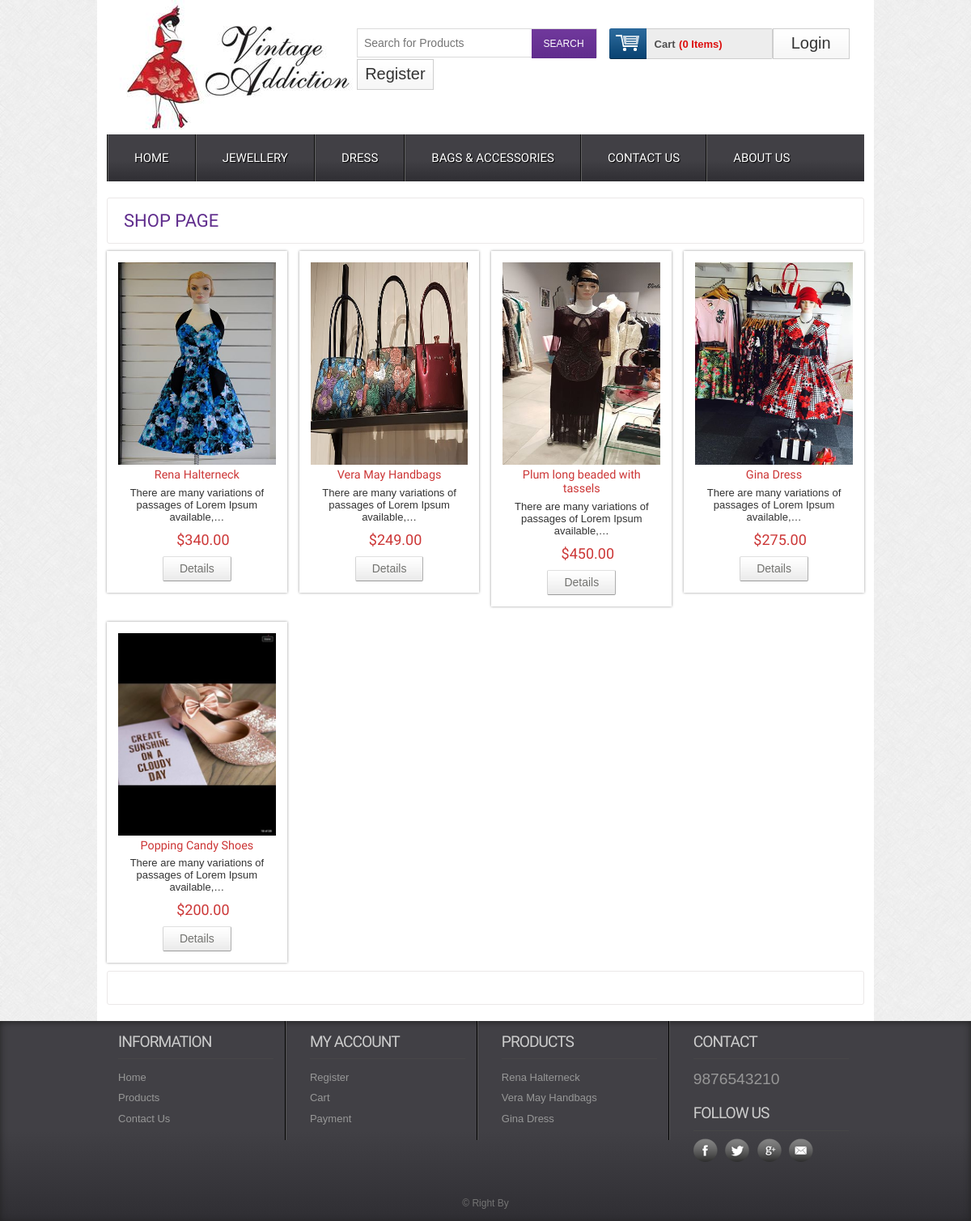
/index.php/web/product, run on the app's committed database.
### tables this page shows
CREATE TABLE IF NOT EXISTS `tbl_product` (
`product_id` int(11) NOT NULL,
  `product_title` varchar(255) NOT NULL,
  `product_short_description` text NOT NULL,
  `product_long_description` text NOT NULL,
  `product_image` varchar(255) NOT NULL,
  `product_price` int(11) NOT NULL,
  `product_quantity` int(11) NOT NULL,
  `product_feature` tinyint(4) NOT NULL,
  `product_category` int(11) NOT NULL,
  `product_brand` int(11) NOT NULL,
  `product_author` int(11) NOT NULL,
  `product_view` int(11) NOT NULL DEFAULT '0',
  `published_date` timestamp NOT NULL DEFAULT CURRENT_TIMESTAMP,
  `publication_status` tinyint(4) NOT NULL
);

### application/controllers/Web.php (called while the page is built, shortened)
<?php
class Web extends CI_Controller {
    public function product() {
        $data = array();
        $data['get_all_product'] = $this->web_model->get_all_product();
        $this->load->view('web/inc/header');
        $this->load->view('web/pages/product', $data);
        $this->load->view('web/inc/footer');
    }
}

### index.php (called while the page is built, shortened)
<?php
require_once BASEPATH.'core/CodeIgniter.php';

### application/models/Web_Model.php (called while the page is built, shortened)
<?php
class Web_Model extends CI_Model {
    public function get_all_product() {
        $this->db->select('*');
        $this->db->from('tbl_product');
        $this->db->join('tbl_category', 'tbl_category.id=tbl_product.product_category');
        $this->db->join('tbl_brand', 'tbl_brand.brand_id=tbl_product.product_brand');
        $this->db->order_by('tbl_product.product_id', 'DESC');
        $this->db->where('tbl_product.publication_status', 1);
        $info = $this->db->get();
        return $info->result();
    }
}

### application/views/web/pages/product.php (the view, shortened to what this page needs)
<div class="main">
    <div class="content">
        <div class="content_top">
            <div class="heading">
                <h3>Shop Page</h3>
            </div>
        </div>
        <?php
        $arr_chunk_product = array_chunk($get_all_product, 4);
        foreach ($arr_chunk_product as $chunk_products) {
            ?>
            <div class="section group">
                <?php foreach ($chunk_products as $single_products) { ?>
                    <div class="grid_1_of_4 images_1_of_4">
                        <a href="<?php echo base_url('single/'.$single_products->product_id);?>"><img style="width:250px;height:250px" src="<?php echo base_url('uploads/'.$single_products->product_image)?>" alt="" /></a>
                        <h2><?php echo $single_products->product_title ?></h2>
                        <p><?php echo word_limiter($single_products->product_short_description, 10) ?></p>
                        <p><span class="price">$<?php echo $this->cart->format_number($single_products->product_price) ?></span></p>
                        <div class="button"><span><a href="<?php echo base_url('single/'.$single_products->product_id);?>" class="details">Details</a></span></div>
                    </div>
                    <?php
                }
                ?>
            </div>
            <?php
        }
        ?>
        <div class="content_pagi">
        </div>
    </div>
</div>

### assets/web/css/style.css (style rules this page uses)
html,body,div,span,applet,object,iframe,h1,h2,h3,h4,h5,h6,p,blockquote,pre,a,abbr,acronym,address,big,cite,code,del,dfn,em,img,ins,kbd,q,s,samp,small,strike,strong,sub,sup,tt,var,b,u,i,dl,dt,dd,ol,nav ul,nav li,fieldset,form,label,legend,table,caption,tbody,tfoot,thead,tr,th,td,article,aside,canvas,details,embed,figure,figcaption,footer,header,hgroup,menu,nav,output,ruby,section,summary,time,mark,audio,video { margin:0;padding:0;border:0;font-size:100%;font:inherit;vertical-align:baseline; }
a { text-decoration:none; }
img { max-width:100%; }
body { font-family:Arial, Helvetica, sans-serif; background:url(../images/body_bg3.jpg); }
.section { clear: both; padding: 0px; margin: 0px; }
.group:before, .group:after { content:""; display:table; }
.group:after { clear:both; }
.group { zoom:1; }
.content { padding:20px 0; background:#FFF; }
.content h2 { font-size:23px; color:#6C6C6C; font-family: 'Monda', sans-serif; }
.content_top { padding:15px 20px; border:1px solid #EBE8E8; border-radius:3px; }
.heading { float:left; margin-right:10%; }
.heading h3 { font-family: 'Monda', sans-serif; font-size:22px; color:#602D8D; text-transform:uppercase; }
.grid_1_of_4 { display: block; float:left; margin: 1% 0 1% 1.6%; box-shadow: 0px 0px 3px rgb(150, 150, 150); }
.grid_1_of_4:first-child { margin-left: 0; }
.images_1_of_4 { width: 20.8%; padding:1.5%; text-align:center; position:relative; }
.images_1_of_4 img { max-width:100%; }
.images_1_of_4 h2 { color: #CC3636; font-family: 'Monda', sans-serif; font-size:0.9em; font-weight : normal; }
.images_1_of_4 p { font-size:0.8125em; padding:0.4em 0; color: #333; }
.images_1_of_4 p span.price { font-size:18px; font-family: 'Monda', sans-serif; color: #CC3636; margin-left:15px; }
.images_1_of_4 .button { float: left; line-height: 1.9em; margin-top: 0.3em; width: 100%; }
.images_1_of_4 .button a { padding:7px 20px; font-size:0.8em; }
.images_1_of_4 .button a { font-family: "Trebuchet MS",Arial,Helvetica,sans-serif; font-size: 14px; line-height: 15px; text-transform: none; color: #737370; text-decoration: none!important; background: url(../images/button-bg.png) repeat-x 0 0 #E8E8E8; display: inline-block; border-left: 1px solid #D4D4D4!important; border-right: 1px solid #ADADAD!important; border-top: 1px solid #E0E0E0!important; border-bottom: 1px solid #9C9C9C!important; cursor: pointer!important; margin: 0 2px; border-radius: 2px; -moz-border-radius: 2px; -webkit-border-radius: 2px; -webkit-transition: all 0.5s ease; -moz-transition: all 0.5s ease; -o-transition: all 0.5s ease; transition: all 0.5s ease; }

### application/views/web/pages/product.php (style rules this page uses)
.content_pagi { padding:20px;border: 1px solid #EBE8E8;border-radius: 3px; }

### data on the page
tbl_product: product_image (picture), product_title "Rena Halterneck", product_short_description "There are many variations of passages of Lorem Ipsum available,…", product_price "340.00"
tbl_product: product_image (picture), product_title "Vera May Handbags", product_short_description "There are many variations of passages of Lorem Ipsum available,…", product_price "249.00"
tbl_product: product_image (picture), product_title "Plum long beaded with tassels", product_short_description "There are many variations of passages of Lorem Ipsum available,…", product_price "450.00"
tbl_product: product_image (picture), product_title "Gina Dress", product_short_description "There are many variations of passages of Lorem Ipsum available,…", product_price "275.00"
tbl_product: product_image (picture), product_title "Popping Candy Shoes", product_short_description "There are many variations of passages of Lorem Ipsum available,…", product_price "200.00"

### other printed values
$this->cart->total_items() "0"
$result->$para "9876543210 © Right By"
